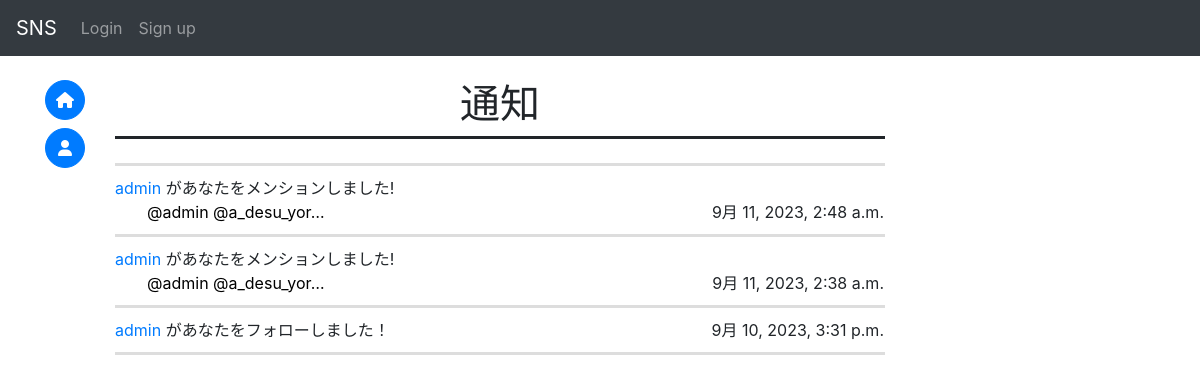
/sns/notice/1d301dd78f2a4abab0e06cc3a210333b/, run on an earlier commit of the app's database.
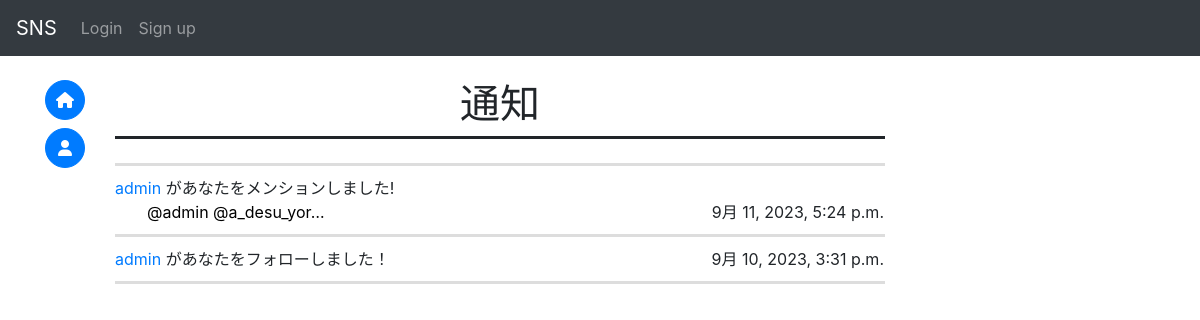
And on a later commit of the database.
### sns/models.py (models this page shows, shortened)
class Notice(models.Model):
    id = models.UUIDField(primary_key=True, default=uuid.uuid4, editable=False)
    method = models.CharField(max_length=20)
    user_from = models.ForeignKey(
        get_user_model(),
        on_delete=models.CASCADE,
        related_name="user_from"
    )
    user_to = models.ForeignKey(
        get_user_model(),
        on_delete=models.CASCADE,
        related_name="user_to"
    )
    new = models.BooleanField(default=True)
    created_at = models.DateTimeField(auto_now_add=True, null=True)
    post = models.ForeignKey(
        Post,
        on_delete=models.CASCADE,
        null=True,
        related_name="notice_post"
    )
    comment = models.ForeignKey(
        Post,
        on_delete=models.CASCADE,
        related_name="comment",
        null=True
    )

class Post(models.Model):
    id = models.UUIDField(primary_key=True, default=uuid.uuid4, editable=False)
    title = models.CharField(max_length=50, null=True)
    detail = models.TextField(max_length=255)
    author = models.ForeignKey(
        get_user_model(),
        on_delete=models.CASCADE,
        related_name="author"
    )
    created_at = models.DateTimeField(auto_now_add=True)
    good_num = models.IntegerField(default=0)
    mode = models.IntegerField(default=0)#0:通常の投稿 1:コメント
    parent_post = models.ForeignKey(
        "Post",
        on_delete=models.CASCADE,
        null=True,
        blank=True,
    )
    mention = models.ManyToManyField(
        get_user_model(),
        related_name="mention",
        blank=True
    )

### accounts/models.py (models this page shows, shortened)
class CustomUser(AbstractBaseUser, PermissionsMixin):
    id = models.UUIDField(primary_key=True, default=uuid.uuid4, editable=False)
    email = models.EmailField(_("email address"), unique=True, null=True)
    is_staff = models.BooleanField(
        _("staff status"),
        default=False,
        help_text=_("Designates whether the user can log into this admin site."),
    )
    username = models.CharField(_("username"), max_length=50)
    usertag = models.CharField(_("usertag"), max_length=16, unique=True, null=True)
    created_at = models.DateTimeField(auto_now_add=True)
    mentioned = models.ManyToManyField(
        "sns.Post",
        blank=True,
        related_name="mentioned"
    )
    objects = CustomUserManager()
    EMAIL_FIELD = "email"
    USERNAME_FIELD = "email"
    REQUIRED_FIELDS = ["username", "usertag"]
    class Meta:
        verbose_name = _("user")
        verbose_name_plural = _("users")

### sns/views.py (the view)
# urls.py: path("notice/<str:id>/", views.notification, name="notice"),
def notification(request, id):
    context = {}
    user = get_object_or_404(get_user_model(), id=id)
    notice_list = Notice.objects.filter(user_to = user)
    news = set()
    for n in notice_list:
        if n.new:
            n.new = False
            news.add(n)
            n.save()
    context["notices"] = notice_list
    context["news"] = news
    return render(request, "sns/notice.html", context)

### sns/templates/sns/notice.html (shortened to what this page needs)
{% extends "base.html" %}
{% block content %}
<h1 style="text-align:center;">通知</h1>
<div style="border-top:solid; color:999;"></div>
<br>
<div style="padding-bottom:10px;">
    <div style="border-top:solid; color:#ddd; border-widht:2px"></div>
</div>
{% for notice in notices reversed %}
    {% if notice in news %}
        <div style="font-weight:bold;">
    {% else %}
        <div style="display:inline;">
    {% endif %}
            <span sytle="position:absolute; left:1rem;">
                {% if notice.method == "good" %}
                    <a href="{% url 'accounts:user' notice.user_from.id %}">
                        {{ notice.user_from.username }}
                    </a>
                    が
                    <a href="{% url 'sns:post' notice.post.id %}">
                        {{ notice.post.title }}
                    </a>
                    にイイねをしました！
                {% elif notice.method == "follow" %}
                    <a href="{% url 'accounts:user' notice.user_from.id %}">
                        {{ notice.user_from.username }}
                    </a>
                    があなたをフォローしました！
                {% elif notice.method == "mention" %}
                    <a href="{% url 'accounts:user' notice.user_from.id %}">
                        {{ notice.user_from.username }}
                    </a>
                    があなたをメンションしました!
                    <br>
                    <a href="{% url 'sns:post' notice.post.id %}" style="font-weight:normal; padding-left:2rem" class="notlink">
                        {{ notice.post.detail | truncatechars:20}}
                    </a>
                {% endif %}
            </span>
            <span style="position:absolute; right:1rem;">
                {{ notice.created_at }}
            </span>
    </div>
    <div style="padding-top:10px; padding-bottom:10px;">
        <div style="border-bottom:solid; color:#ddd; border-widht:2px"></div>
    </div>
{% endfor %}
{% endblock content %}

What changed in the data, as far as the page shows it:
removed Notice: user_from.username "admin", post.detail "@admin @a_desu_yor…", created_at "9月 11, 2023, 2:48 a.m."
removed Notice: user_from.username "admin", post.detail "@admin @a_desu_yor…", created_at "9月 11, 2023, 2:38 a.m."
added Notice: user_from.username "admin", post.detail "@admin @a_desu_yor…", created_at "9月 11, 2023, 5:24 p.m."
